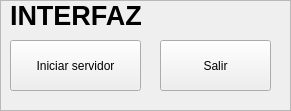
   <widget class="QFrame" name="frame_20">
    <property name="geometry">
     <rect>
      <x>20</x>
      <y>520</y>
      <width>291</width>
      <height>111</height>
     </rect>
    </property>
    <property name="frameShape">
     <enum>QFrame::StyledPanel</enum>
    </property>
    <property name="frameShadow">
     <enum>QFrame::Raised</enum>
    </property>
    <widget class="QLabel" name="label_36">
     <property name="geometry">
      <rect>
       <x>10</x>
       <y>0</y>
       <width>171</width>
       <height>31</height>
      </rect>
     </property>
     <property name="font">
      <font>
       <pointsize>20</pointsize>
       <weight>75</weight>
       <bold>true</bold>
      </font>
     </property>
     <property name="text">
      <string>INTERFAZ</string>
     </property>
    </widget>
    <widget class="QPushButton" name="pushButton_iniciar">
     <property name="geometry">
      <rect>
       <x>10</x>
       <y>40</y>
       <width>131</width>
       <height>51</height>
      </rect>
     </property>
     <property name="text">
      <string>Iniciar servidor</string>
     </property>
     <property name="checkable">
      <bool>false</bool>
     </property>
    </widget>
    <widget class="QPushButton" name="pushButton_salir">
     <property name="geometry">
      <rect>
       <x>160</x>
       <y>40</y>
       <width>111</width>
       <height>51</height>
      </rect>
     </property>
     <property name="text">
      <string>Salir</string>
     </property>
    </widget>
   </widget>
